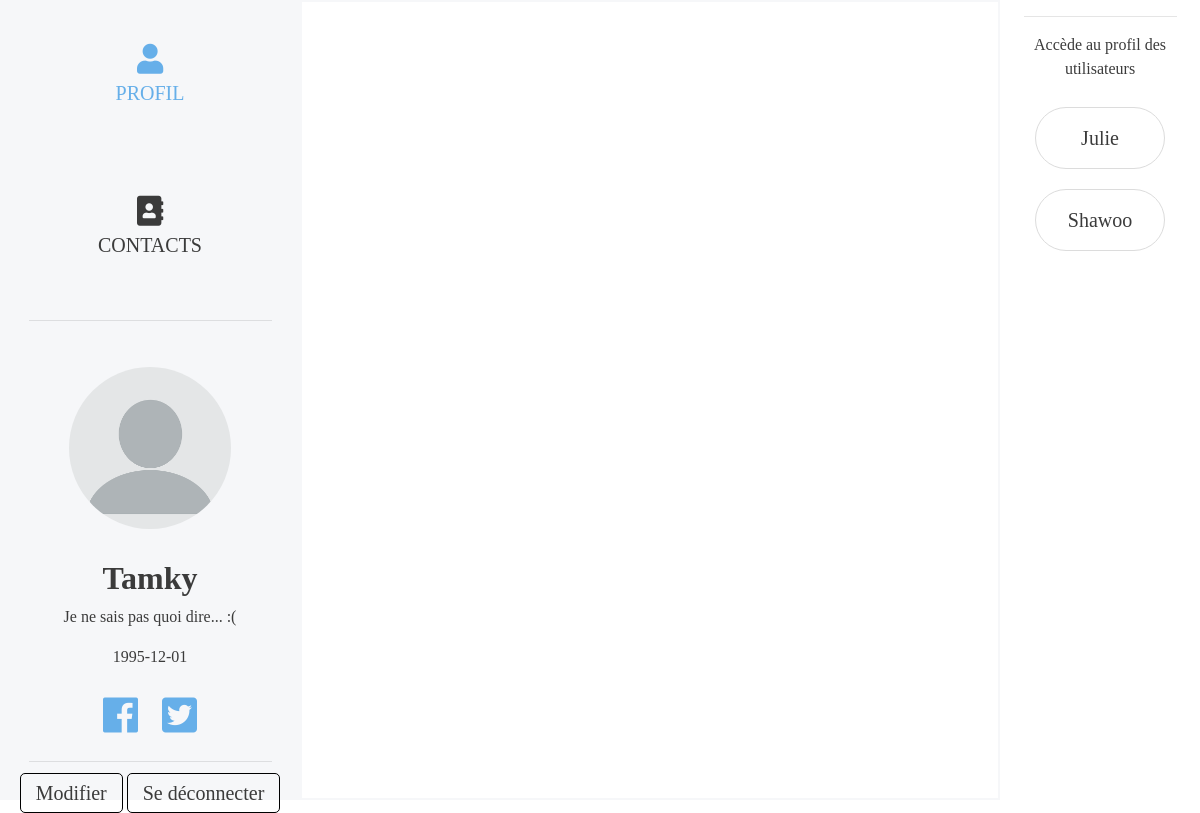
Screenshot of / (signed in) with the database file from the repository.
### tables this page shows
CREATE TABLE users (
	id INTEGER PRIMARY KEY AUTOINCREMENT,
	role_id INTEGER NOT NULL,
	username VARCHAR(20) NOT NULL UNIQUE,
	email VARCHAR(50) NOT NULL UNIQUE,
	password_hash TEXT NOT NULL,
	picture_url TEXT,
	personal_message TEXT,
	facebook_url TEXT,
	twitter_url TEXT,
	birth_date DATE,
	creation_date TIMESTAMP NOT NULL DEFAULT CURRENT_TIMESTAMP,
	FOREIGN KEY (role_id) REFERENCES roles (id)
);

### stickersend/chat.py (the view)
@bp.route('/', methods=('GET', 'POST'))
@login_required
def index():
    db = get_db()
    contacts = db.execute(
        'SELECT * FROM users'
    ).fetchall()
    sticker_packs = db.execute(
        'SELECT DISTINCT pack_name FROM stickers'
    ).fetchall()
    stickers = db.execute(
        'SELECT * FROM stickers'
    ).fetchall()
    send_message = get_result_message()
    return render_template('chat/index.html', stickers_message=send_message, contacts=contacts, sticker_packs=sticker_packs, stickers=stickers)

### stickersend/auth.py (called while the page is built)
@bp.before_app_request
def load_logged_in_user():
    user_id = session.get('user_id')
    if user_id is None:
        g.user = None
    else:
        g.user = get_db().execute(
            'SELECT * FROM users WHERE id = ?', (user_id,)
        ).fetchone()

def login_required(view):
    @functools.wraps(view)
    def wrapped_view(**kwargs):
        if g.user is None:
            return redirect(url_for('auth.login'))
        return view(**kwargs)
    return wrapped_view

### stickersend/chat.py (called while the page is built)
def get_result_message():
    userId = session['user_id']
    db = get_db()
    stickers_sent = db.execute(
        'SELECT S. *, U.username, R.username as receiver_name, M.receiver_id, M.send_date FROM messages M '
        'INNER JOIN users U ON U.id = M.sender_id '
        'INNER JOIN users R ON R.id = M.receiver_id '
        'INNER JOIN stickers S ON S.id = M.sticker_id '
        'WHERE M.sender_id = ? OR M.receiver_id = ?',
        (userId, userId,)
    ).fetchall()
    return stickers_sent

### stickersend/db.py (called while the page is built)
def get_db():
    if 'db' not in g:
        g.db = sqlite3.connect(
            current_app.config['DATABASE'],
            detect_types=sqlite3.PARSE_DECLTYPES
        )
        g.db.row_factory = sqlite3.Row
    return g.db

### stickersend/templates/chat/index.html (shortened to what this page needs)
{% extends 'base.html' %}
{% block body %}
<div class="container-fluid">
    <div class="row">
        <div class="col-sm-3 contacts">
            <ul class="nav nav-pills mb-3" id="pills-tab" role="tablist">
                <li class="nav-item" role="presentation">
                    <a class="nav-link nav-chat active" id="pills-profile-tab" data-toggle="pill" href="#pills-profile"
                       role="tab" aria-controls="pills-profile" aria-selected="false"><i class="fas fa-user"></i><br>Profil</a>
                </li>
                <li class="nav-item" role="presentation">
                    <a class="nav-link nav-chat" id="pills-contact-tab" data-toggle="pill" href="#pills-contact"
                       role="tab" aria-controls="pills-contact" aria-selected="false"><i
                            class="fas fa-address-book"></i><br>Contacts</a>
                </li>
            </ul>
            <div class="tab-content" id="pills-tabContent">
                <div class="tab-pane fade show active" id="pills-profile" role="tabpanel"
                     aria-labelledby="pills-profile-tab">
                    <hr/>
                    <div class="my-profile">
                        <div class="row">
                            <div class="col-sm-12">
                                <img src="{{ url_for('static', filename='img/profile-pic.png') }}">
                            </div>
                            <div class="col-sm-12">
                                <h2>{{ g.user["username"] }}</h2>
                            </div>
                            <div class="col-sm-12">
                                <p>{{ g.user["personal_message"] }}</p>
                                <p>{{ g.user['birth_date'] }}</p>
                            </div>
                            <div class="col-sm-12">
                                <a href="{{g.user['facebook_url']}}"><i class="fab fa-facebook"></i></a>
                                <a href="{{g.user['twitter_url']}}"><i class="fab fa-twitter-square"></i></a>
                            </div>
                        </div>
                    </div>
                    <hr/>
                    <a href="/update/{{g.user['id']}}" class="edit-profile">Modifier</a>
                    <a href="/logout" class="edit-profile">Se déconnecter</a>
                </div>
            </div>
        </div>
        <div class="col-sm-7 chat">
            <div class="col-12 space-chat">
            </div>
        </div>
        <div class="col-sm-2 profile">
            <hr/>
            <div class="contact-list user-profile">
                <div class="row">
                    <div class="col-12">
                        <p>Accède au profil des utilisateurs</p>
                        <div class="nav flex-column nav-pills nav-contact" role="tablist" aria-orientation="vertical">
                            {% for contact in contacts %}
                            {% if g.user['id'] == contact['id'] %}
                            {% else %}
                            <a class="nav-link contact" data-toggle="pill" href="#profile{{ contact['username'] }}"
                               role="tab" aria-controls="v-pills-home" aria-selected="true">{{ contact['username']
                                }}</a>
                            {% endif %}
                            {% endfor %}
                        </div>
                    </div>
                </div>
            </div>
        </div>
    </div>
</div>
{% endblock %}

### stickersend/static/css/style.css (style rules this page uses)
* { font-family: Proxima nova; color : #3b3b3b !important; }
hr { width: 90%; color: #b4b4b4; }
.contacts, .chat, .profile { height: 100vh; }
html, .form { height: 100%; }
.nav-pills { margin-bottom:50px !important; }
.nav-pills .nav-link.active { color: white !important; background-color: #66afe9 !important; }
.nav-pills .nav-chat { transition: 0.5s; }
.nav-pills .nav-chat.active { background: none !important; color: #66afe9 !important; }
.nav-pills .nav-chat.active i { color: #66afe9 !important; }
.contacts { text-align: center; background-color : #f6f7f9; height: 100vh; }
.contacts .nav { list-style: none; }
.contacts .nav li { margin: 1rem auto; padding: 20px; font-size: 20px; color : #848587; }
.contacts .nav li i { font-size: 30px; }
.contacts .nav li a { text-decoration: none; text-transform: uppercase; }
.contact-list { overflow-y: auto; overflow-x: hidden; height: 50vh; }
.contact { font-size: 20px; margin: 10px 20px; padding: 15px !important; border-radius: 50px !important; border: 1px solid gainsboro; }
.chat { border: 2px solid #f6f7f9; }
.chat .space-chat { height: 100%; }
.chat { padding: 0 !important; }
.edit-profile { font-size: 20px !important; text-decoration: none !important; padding: 8px 15px; border: 1px solid black; border-radius: 5px; transition:0.5s; }
.profile, .my-profile { text-align: center; }
.profile h2, .my-profile h2 { font-weight: bold; }
.profile img, .my-profile img { width:60%; border-radius: 200px; margin:30px }
.profile i, .my-profile i { font-size: 40px; margin: 10px; color: #66afe9 !important; }

### rows the page displays
users: user.username "Tamky", user.personal_message "Je ne sais pas quoi dire... :(", user.birth_date "1995-12-01"
users: username "Julie"
users: username "Shawoo"
